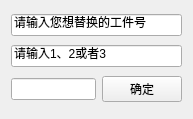
<?xml version="1.0" encoding="UTF-8"?>
<ui version="4.0">
 <class>choose_number</class>
 <widget class="QWidget" name="choose_number">
  <property name="geometry">
   <rect>
    <x>0</x>
    <y>0</y>
    <width>193</width>
    <height>119</height>
   </rect>
  </property>
  <property name="windowTitle">
   <string>Form</string>
  </property>
  <layout class="QGridLayout" name="gridLayout">
   <item row="2" column="0">
    <widget class="QLineEdit" name="le_choose_number"/>
   </item>
   <item row="0" column="0" colspan="2">
    <widget class="QLineEdit" name="lineEdit">
     <property name="text">
      <string>请输入您想替换的工件号</string>
     </property>
    </widget>
   </item>
   <item row="2" column="1">
    <widget class="QPushButton" name="pb_choose_sure">
     <property name="text">
      <string>确定</string>
     </property>
    </widget>
   </item>
   <item row="1" column="0" colspan="2">
    <widget class="QLineEdit" name="lineEdit_3">
     <property name="text">
      <string>请输入1、2或者3</string>
     </property>
    </widget>
   </item>
  </layout>
 </widget>
 <resources/>
 <connections/>
</ui>
